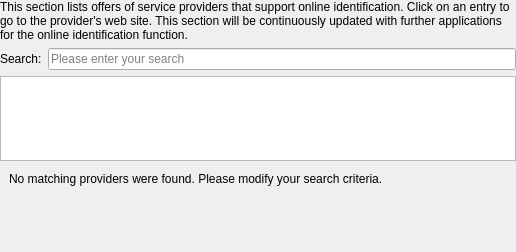
<?xml version="1.0" encoding="UTF-8"?>
<ui version="4.0">
 <class>ProviderWidget</class>
 <widget class="QWidget" name="ProviderWidget">
  <property name="geometry">
   <rect>
    <x>0</x>
    <y>0</y>
    <width>516</width>
    <height>252</height>
   </rect>
  </property>
  <layout class="QVBoxLayout" name="verticalLayout">
   <property name="leftMargin">
    <number>0</number>
   </property>
   <property name="topMargin">
    <number>0</number>
   </property>
   <property name="rightMargin">
    <number>0</number>
   </property>
   <property name="bottomMargin">
    <number>0</number>
   </property>
   <item>
    <layout class="QVBoxLayout" name="verticalLayout_2">
     <item>
      <widget class="governikus::DescriptionLabel" name="label">
       <property name="focusPolicy">
        <enum>Qt::TabFocus</enum>
       </property>
       <property name="accessibleDescription">
        <string>This section lists offers of service providers that support online identification. Click on an entry to go to the provider's web site. This section will be continuously updated with further applications for the online identification function.</string>
       </property>
       <property name="text">
        <string>&lt;html&gt;&lt;head/&gt;&lt;body&gt;&lt;p&gt;This section lists offers of service providers that support online identification. Click on an entry to go to the provider's web site. This section will be continuously updated with further applications for the online identification function.&lt;/p&gt;&lt;/body&gt;&lt;/html&gt;</string>
       </property>
       <property name="wordWrap">
        <bool>true</bool>
       </property>
      </widget>
     </item>
     <item>
      <layout class="QHBoxLayout" name="horizontalLayout">
       <item>
        <widget class="QLabel" name="label_4">
         <property name="focusPolicy">
          <enum>Qt::TabFocus</enum>
         </property>
         <property name="text">
          <string>Search:</string>
         </property>
        </widget>
       </item>
       <item>
        <widget class="QLineEdit" name="providerSearch">
         <property name="accessibleName">
          <string>Please enter your search</string>
         </property>
         <property name="placeholderText">
          <string>Please enter your search</string>
         </property>
        </widget>
       </item>
      </layout>
     </item>
     <item>
      <widget class="QTableWidget" name="providerTableWidget">
       <property name="sizeAdjustPolicy">
        <enum>QAbstractScrollArea::AdjustToContents</enum>
       </property>
       <property name="tabKeyNavigation">
        <bool>false</bool>
       </property>
       <property name="selectionMode">
        <enum>QAbstractItemView::SingleSelection</enum>
       </property>
       <property name="selectionBehavior">
        <enum>QAbstractItemView::SelectItems</enum>
       </property>
       <property name="cornerButtonEnabled">
        <bool>false</bool>
       </property>
       <attribute name="horizontalHeaderCascadingSectionResizes">
        <bool>false</bool>
       </attribute>
       <attribute name="horizontalHeaderDefaultSectionSize">
        <number>200</number>
       </attribute>
       <attribute name="horizontalHeaderHighlightSections">
        <bool>false</bool>
       </attribute>
       <attribute name="horizontalHeaderStretchLastSection">
        <bool>true</bool>
       </attribute>
      </widget>
     </item>
     <item>
      <widget class="QWidget" name="noResultWidget" native="true">
       <layout class="QVBoxLayout" name="noResultsLayout">
        <property name="topMargin">
         <number>5</number>
        </property>
        <item>
         <widget class="QLabel" name="noResultsLabel">
          <property name="text">
           <string>No matching providers were found. Please modify your search criteria.</string>
          </property>
         </widget>
        </item>
        <item>
         <spacer name="verticalSpacer">
          <property name="orientation">
           <enum>Qt::Vertical</enum>
          </property>
          <property name="sizeHint" stdset="0">
           <size>
            <width>20</width>
            <height>40</height>
           </size>
          </property>
         </spacer>
        </item>
       </layout>
      </widget>
     </item>
    </layout>
   </item>
  </layout>
 </widget>
 <customwidgets>
  <customwidget>
   <class>governikus::DescriptionLabel</class>
   <extends>QLabel</extends>
   <header>generic/DescriptionLabel.h</header>
  </customwidget>
 </customwidgets>
 <resources/>
 <connections/>
</ui>
